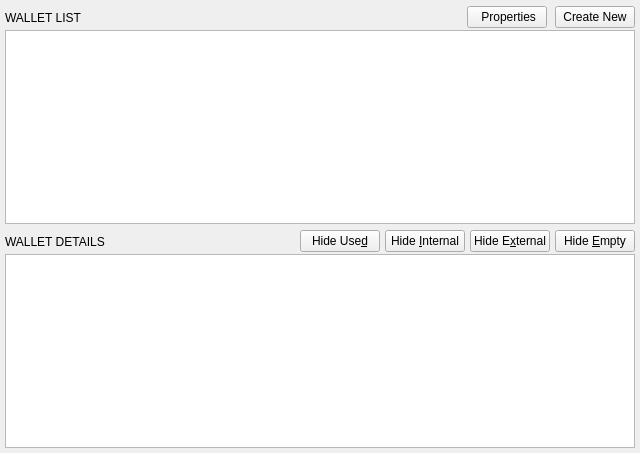
<?xml version="1.0" encoding="UTF-8"?>
<ui version="4.0">
 <class>WalletsWidget</class>
 <widget class="QWidget" name="WalletsWidget">
  <property name="geometry">
   <rect>
    <x>0</x>
    <y>0</y>
    <width>640</width>
    <height>453</height>
   </rect>
  </property>
  <property name="sizePolicy">
   <sizepolicy hsizetype="Expanding" vsizetype="Expanding">
    <horstretch>0</horstretch>
    <verstretch>0</verstretch>
   </sizepolicy>
  </property>
  <property name="windowTitle">
   <string>Wallets</string>
  </property>
  <layout class="QGridLayout" name="gridLayout" rowstretch="0,0">
   <property name="leftMargin">
    <number>5</number>
   </property>
   <property name="topMargin">
    <number>5</number>
   </property>
   <property name="rightMargin">
    <number>5</number>
   </property>
   <property name="bottomMargin">
    <number>5</number>
   </property>
   <property name="spacing">
    <number>5</number>
   </property>
   <item row="1" column="0">
    <widget class="QFrame" name="verticalFrame">
     <property name="sizePolicy">
      <sizepolicy hsizetype="Preferred" vsizetype="Expanding">
       <horstretch>0</horstretch>
       <verstretch>0</verstretch>
      </sizepolicy>
     </property>
     <property name="minimumSize">
      <size>
       <width>0</width>
       <height>0</height>
      </size>
     </property>
     <layout class="QVBoxLayout" name="verticalLayout">
      <property name="spacing">
       <number>0</number>
      </property>
      <property name="leftMargin">
       <number>0</number>
      </property>
      <property name="topMargin">
       <number>0</number>
      </property>
      <property name="rightMargin">
       <number>0</number>
      </property>
      <property name="bottomMargin">
       <number>0</number>
      </property>
      <item alignment="Qt::AlignTop">
       <widget class="QFrame" name="horizontalFrame">
        <property name="minimumSize">
         <size>
          <width>0</width>
          <height>25</height>
         </size>
        </property>
        <property name="maximumSize">
         <size>
          <width>16777215</width>
          <height>25</height>
         </size>
        </property>
        <property name="sizeIncrement">
         <size>
          <width>0</width>
          <height>25</height>
         </size>
        </property>
        <property name="headerPanel" stdset="0">
         <bool>true</bool>
        </property>
        <layout class="QHBoxLayout" name="horizontalLayout_4">
         <property name="spacing">
          <number>5</number>
         </property>
         <property name="leftMargin">
          <number>0</number>
         </property>
         <property name="topMargin">
          <number>0</number>
         </property>
         <property name="rightMargin">
          <number>0</number>
         </property>
         <property name="bottomMargin">
          <number>0</number>
         </property>
         <item>
          <widget class="QLabel" name="label_2">
           <property name="text">
            <string>WALLET DETAILS</string>
           </property>
           <property name="headerLabel" stdset="0">
            <bool>true</bool>
           </property>
          </widget>
         </item>
         <item>
          <spacer name="horizontalSpacer">
           <property name="orientation">
            <enum>Qt::Horizontal</enum>
           </property>
           <property name="sizeHint" stdset="0">
            <size>
             <width>40</width>
             <height>20</height>
            </size>
           </property>
          </spacer>
         </item>
         <item>
          <layout class="QHBoxLayout" name="horizontalLayout">
           <property name="spacing">
            <number>5</number>
           </property>
           <item>
            <widget class="QPushButton" name="pushButtonUsed">
             <property name="toolTip">
              <string>Hide all used but empty addresses</string>
             </property>
             <property name="text">
              <string>Hide Use&amp;d</string>
             </property>
             <property name="checkable">
              <bool>true</bool>
             </property>
            </widget>
           </item>
           <item>
            <widget class="QPushButton" name="pushButtonInternal">
             <property name="toolTip">
              <string>Hide all unsued addresses</string>
             </property>
             <property name="text">
              <string>Hide &amp;Internal</string>
             </property>
             <property name="checkable">
              <bool>true</bool>
             </property>
            </widget>
           </item>
           <item>
            <widget class="QPushButton" name="pushButtonExternal">
             <property name="text">
              <string>Hide E&amp;xternal</string>
             </property>
             <property name="checkable">
              <bool>true</bool>
             </property>
            </widget>
           </item>
           <item>
            <widget class="QPushButton" name="pushButtonEmpty">
             <property name="toolTip">
              <string>Hide all Empty Addresses</string>
             </property>
             <property name="text">
              <string>Hide &amp;Empty</string>
             </property>
             <property name="checkable">
              <bool>true</bool>
             </property>
            </widget>
           </item>
          </layout>
         </item>
        </layout>
       </widget>
      </item>
      <item>
       <widget class="TreeViewWithEnterKey" name="treeViewAddresses">
        <property name="alternatingRowColors">
         <bool>true</bool>
        </property>
        <property name="rootIsDecorated">
         <bool>false</bool>
        </property>
        <property name="itemsExpandable">
         <bool>false</bool>
        </property>
        <property name="sortingEnabled">
         <bool>true</bool>
        </property>
        <attribute name="headerVisible">
         <bool>true</bool>
        </attribute>
       </widget>
      </item>
     </layout>
    </widget>
   </item>
   <item row="0" column="0">
    <widget class="QFrame" name="verticalFrame_1">
     <property name="sizePolicy">
      <sizepolicy hsizetype="Preferred" vsizetype="Expanding">
       <horstretch>0</horstretch>
       <verstretch>0</verstretch>
      </sizepolicy>
     </property>
     <property name="minimumSize">
      <size>
       <width>0</width>
       <height>0</height>
      </size>
     </property>
     <layout class="QVBoxLayout" name="verticalLayout_2">
      <property name="spacing">
       <number>0</number>
      </property>
      <property name="leftMargin">
       <number>0</number>
      </property>
      <property name="topMargin">
       <number>0</number>
      </property>
      <property name="rightMargin">
       <number>0</number>
      </property>
      <property name="bottomMargin">
       <number>0</number>
      </property>
      <item>
       <widget class="QFrame" name="horizontalFrame_1">
        <property name="minimumSize">
         <size>
          <width>0</width>
          <height>25</height>
         </size>
        </property>
        <property name="maximumSize">
         <size>
          <width>16777215</width>
          <height>25</height>
         </size>
        </property>
        <property name="sizeIncrement">
         <size>
          <width>0</width>
          <height>25</height>
         </size>
        </property>
        <property name="headerPanel" stdset="0">
         <bool>true</bool>
        </property>
        <layout class="QHBoxLayout" name="horizontalLayout_2">
         <property name="spacing">
          <number>5</number>
         </property>
         <property name="leftMargin">
          <number>0</number>
         </property>
         <property name="topMargin">
          <number>0</number>
         </property>
         <property name="rightMargin">
          <number>0</number>
         </property>
         <property name="bottomMargin">
          <number>0</number>
         </property>
         <item>
          <widget class="QLabel" name="label">
           <property name="sizePolicy">
            <sizepolicy hsizetype="Expanding" vsizetype="Preferred">
             <horstretch>0</horstretch>
             <verstretch>0</verstretch>
            </sizepolicy>
           </property>
           <property name="minimumSize">
            <size>
             <width>0</width>
             <height>25</height>
            </size>
           </property>
           <property name="maximumSize">
            <size>
             <width>16777215</width>
             <height>25</height>
            </size>
           </property>
           <property name="text">
            <string>WALLET LIST</string>
           </property>
           <property name="headerLabel" stdset="0">
            <bool>true</bool>
           </property>
          </widget>
         </item>
         <item>
          <spacer name="horizontalSpacer_2">
           <property name="orientation">
            <enum>Qt::Horizontal</enum>
           </property>
           <property name="sizeHint" stdset="0">
            <size>
             <width>40</width>
             <height>20</height>
            </size>
           </property>
          </spacer>
         </item>
         <item>
          <layout class="QHBoxLayout" name="horizontalLayout_3">
           <property name="spacing">
            <number>8</number>
           </property>
           <item>
            <widget class="QPushButton" name="walletPropertiesButton">
             <property name="minimumSize">
              <size>
               <width>80</width>
               <height>0</height>
              </size>
             </property>
             <property name="text">
              <string> Properties</string>
             </property>
            </widget>
           </item>
           <item>
            <widget class="QPushButton" name="createWalletButton">
             <property name="minimumSize">
              <size>
               <width>80</width>
               <height>0</height>
              </size>
             </property>
             <property name="text">
              <string>Create New</string>
             </property>
            </widget>
           </item>
          </layout>
         </item>
        </layout>
       </widget>
      </item>
      <item>
       <widget class="WalletsTreeView" name="treeViewWallets">
        <property name="sizePolicy">
         <sizepolicy hsizetype="Expanding" vsizetype="Expanding">
          <horstretch>0</horstretch>
          <verstretch>0</verstretch>
         </sizepolicy>
        </property>
        <property name="alternatingRowColors">
         <bool>true</bool>
        </property>
        <property name="rootIsDecorated">
         <bool>false</bool>
        </property>
        <property name="itemsExpandable">
         <bool>false</bool>
        </property>
        <attribute name="headerVisible">
         <bool>true</bool>
        </attribute>
        <attribute name="headerStretchLastSection">
         <bool>true</bool>
        </attribute>
       </widget>
      </item>
     </layout>
    </widget>
   </item>
  </layout>
 </widget>
 <customwidgets>
  <customwidget>
   <class>TreeViewWithEnterKey</class>
   <extends>QTreeView</extends>
   <header>TreeViewWithEnterKey.h</header>
  </customwidget>
  <customwidget>
   <class>WalletsTreeView</class>
   <extends>QTreeView</extends>
   <header>WalletsTreeView.h</header>
  </customwidget>
 </customwidgets>
 <resources/>
 <connections/>
</ui>
